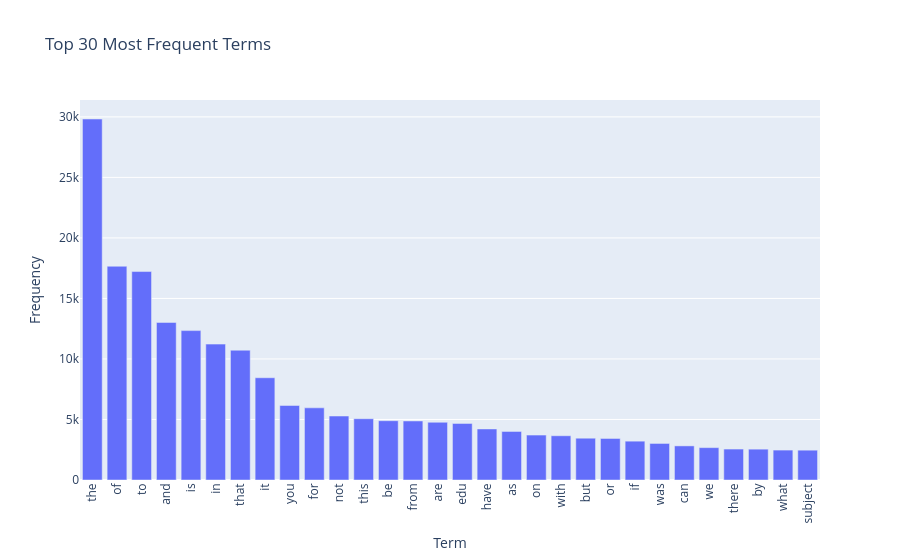

Notebook code cell kept with this figure:
### Markdown cell above
### >>> **Exercise 13 (take home):** 
The chart above only contains 300 vocabulary in the documents, and it's already computationally intensive to both compute and visualize. Can you efficiently reduce the number of terms you want to visualize as an exercise.

### Code cell
# Answer here
import numpy as np
import pandas as pd
import plotly.express as px

# pick top N terms by frequency
N = 30
sorted_idx = np.argsort(term_frequencies)[::-1][:N]

terms = count_vect.get_feature_names_out()[sorted_idx]
freqs = term_frequencies[sorted_idx]

df = pd.DataFrame({"term": terms, "frequency": freqs})

fig = px.bar(df, x="term", y="frequency",
             title=f"Top {N} Most Frequent Terms",
             labels={"term": "Term", "frequency": "Frequency"})

fig.update_layout(xaxis_tickangle=-90)
fig.show()

print("""I would efficiently reduce the visualization by selecting only the top-N most frequent terms, 
which cuts computation and makes the chart clearer.""")

### Figure 1 — Plotly figure (JSON) as saved in the notebook; plotly's stock layout.template omitted (floating-point values rounded to 4 significant figures)
{"data": [{"alignmentgroup": "True", "hovertemplate": "Term=%{x}<br>Frequency=%{y}<extra></extra>", "legendgroup": "", "marker": {"color": "#636efa", "pattern": {"shape": ""}}, "name": "", "offsetgroup": "", "orientation": "v", "showlegend": false, "textposition": "auto", "type": "bar", "x": ["the", "of", "to", "and", "is", "in", "that", "it", "you", "for", "not", "this", "be", "from", "are", "edu", "have", "as", "on", "with", "but", "or", "if", "was", "can", "we", "there", "by", "what", "subject"], "xaxis": "x", "y": [29825, 17660, 17222, 13017, 12343, 11226, 10723, 8447, 6157, 5962, 5285, 5063, 4898, 4877, 4769, 4675, 4218, 4015, 3709, 3655, 3453, 3432, 3208, 3020, 2818, 2674, 2556, 2548, 2472, 2464], "yaxis": "y"}], "layout": {"barmode": "relative", "legend": {"tracegroupgap": 0}, "title": {"text": "Top 30 Most Frequent Terms"}, "xaxis": {"anchor": "y", "domain": [0, 1], "tickangle": -90, "title": {"text": "Term"}}, "yaxis": {"anchor": "x", "domain": [0, 1], "title": {"text": "Frequency"}}}}
